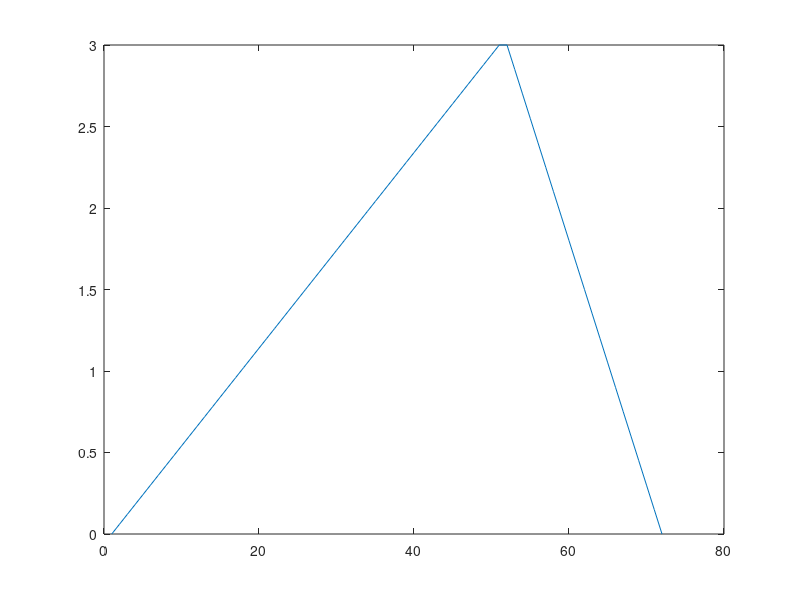

Source code (MATLAB):
clear

% trainPrd = 10;
% trainDur = 100;
% trainWid = 5;
% trainDly = 10;
% trainAmp = 2;
% A2V = 0.5;
% 
% 
% 
% 
% train_y = zeros(1,181);
% single_pulse = zeros(1,trainPrd+1); 
% single_pulse(1:trainWid+1) = trainAmp/A2V;
% all_pulses = repmat(single_pulse, 1, ceil(trainDur/trainPrd));
% all_pulses = all_pulses(1:trainDur+1);
% 
% train_inds = [(trainDly+1):(trainDly+trainDur+1)];
% train_y(train_inds) = all_pulses;    
% 
% plot(train_y);

triAmp = 3;
triDly = 50;
triPk = 100;
triDur = 70;
triSlopeUp = triAmp/(triPk-triDly);
triSlopeDown = triAmp/(triPk-triDly-triDur);

triPulseUp = ([triDly:triPk]-triDly)*triSlopeUp;
triPulseDown = (0:(triDur+triDly-triPk))*triSlopeDown+triAmp;
triPulse = [triPulseUp, triPulseDown];

plot(triPulse);